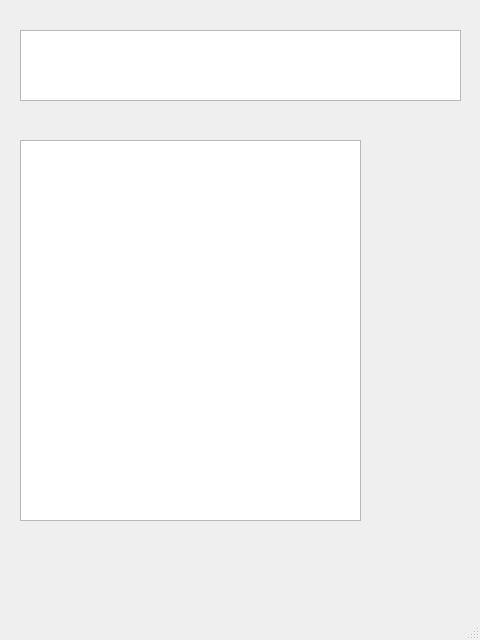
<?xml version="1.0" encoding="UTF-8"?>
<ui version="4.0">
 <class>MainWindow</class>
 <widget class="QMainWindow" name="MainWindow">
  <property name="geometry">
   <rect>
    <x>0</x>
    <y>0</y>
    <width>480</width>
    <height>640</height>
   </rect>
  </property>
  <property name="windowTitle">
   <string>MainWindow</string>
  </property>
  <widget class="QWidget" name="centralwidget">
   <widget class="QTextBrowser" name="studentName">
    <property name="geometry">
     <rect>
      <x>20</x>
      <y>30</y>
      <width>441</width>
      <height>71</height>
     </rect>
    </property>
    <property name="autoFillBackground">
     <bool>false</bool>
    </property>
   </widget>
   <widget class="QTableView" name="classesTable">
    <property name="geometry">
     <rect>
      <x>20</x>
      <y>140</y>
      <width>341</width>
      <height>381</height>
     </rect>
    </property>
   </widget>
  </widget>
  <widget class="QMenuBar" name="menubar">
   <property name="geometry">
    <rect>
     <x>0</x>
     <y>0</y>
     <width>480</width>
     <height>25</height>
    </rect>
   </property>
  </widget>
  <widget class="QStatusBar" name="statusbar"/>
 </widget>
 <resources/>
 <connections/>
</ui>
